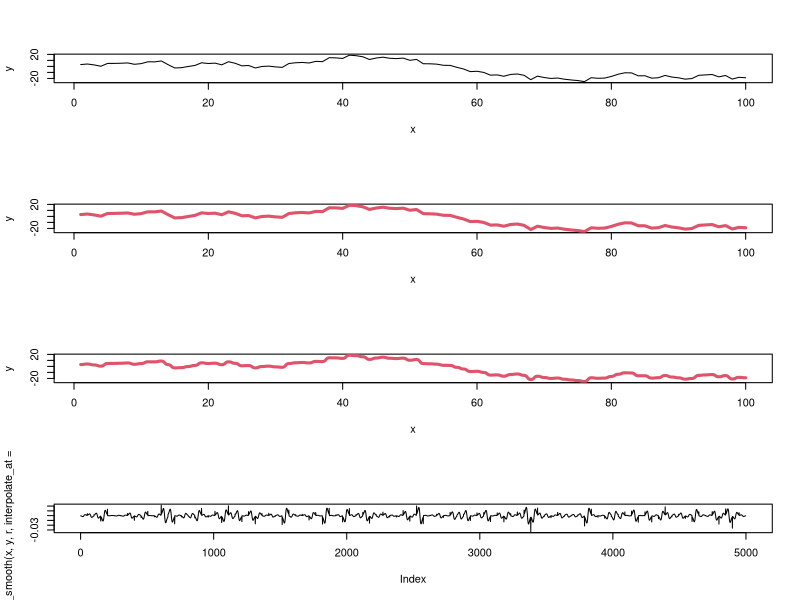

Recreate this plot in R.
n <- 1E2
x <- 1:n
interpolate_at <- seq(min(x), max(x), length.out = 5E3)
y <- cumsum(rnorm(n, mean = 0, sd = sqrt(1E3 / n)))
dexp_smooth <- function(x, y, r, reweight_trunc_tail = F, reweight_n_pts = F, fix_endpoints = F, interpolate_at = NA){
  
  nx <- length(x)
  if(is.na(interpolate_at[1])){
    n <- nx
    w <- t(sapply(1:(n-1), function(i) c(dexp((x[i] - x[0:(i-1)]), rate = r), dexp(0, rate = r), dexp(-(x[i] - x[(i+1):n]), rate = r))))
    w <- rbind(w, dexp(x[n] - x, rate = r))
  } else {
    n <- length(interpolate_at)
    w <- t(sapply(1:(n-1), function(i) c(dexp((interpolate_at[i] - x[x<=interpolate_at[i]]), rate = r), 
                                         dexp((x[x>interpolate_at[i]] - interpolate_at[i]), rate = r))))
    w <- rbind(w, dexp(x[nx] - x, rate = r))
  }
  # dim(w)
  # plot(w[2300,])
  # plot(w[2400,])
  # plot(w[2500,])
  # plot(w[2600,])
  
  if(reweight_trunc_tail){
    if(is.na(interpolate_at[1])){
      tw <- t(sapply(1:(n-1), function(i) c(pexp((x[i] - x[1]), rate = r), pexp(-(x[i] - x[n]), rate = r))))
    } else {
      tw <- t(sapply(1:(n-1), function(i) c(pexp((interpolate_at[i] - x[1]), rate = r), pexp(-(interpolate_at[i] - x[nx]), rate = r))))
    }
    tw[1,] <- tw[2,]
    tw <- rbind(tw, tw[n-1,])
    tw <- 1/tw
    if(is.na(interpolate_at[1])){
      tw <- t(sapply(1:n, function(ri) c(rep(tw[ri,1], ri), rep(1, n-ri)) * c(rep(1, ri), rep(tw[ri,2], n-ri)))) #eh let's give it to the nth pt too
    } else {
      tw <- t(sapply(1:n, function(ri) c(rep(tw[ri,1], sum(interpolate_at[ri] >= x)), rep(1, nx-sum(interpolate_at[ri] >= x))) * 
                                       c(rep(1, sum(interpolate_at[ri] >= x)), rep(tw[ri,2], nx-sum(interpolate_at[ri] >= x)))))
    }
    w <- t(sapply(1:n, function(ri) w[ri,] * tw[ri,]))
    
  }
  # dim(w)
  # plot(w[2300,])
  # plot(w[2400,])
  # plot(w[2500,])
  # plot(w[2600,])
  
  if(reweight_n_pts){
    if(is.na(interpolate_at[1])){
      tw <- cbind(0:(n-1), (n-1):0)
      tw <- 1/tw
    } else {
      tw <- sapply(1:n, function(i) sum(interpolate_at[i] >= x))
      tw <- cbind(tw, nx - tw)
    }
    mintw <- apply(tw, 1, min)
    tw[,1] <- tw[,1] / mintw 
    tw[,2] <- tw[,2] / mintw 
    
    tw[1,] <- tw[2,]; tw[n,] <- tw[n-1,]

    if(is.na(interpolate_at[1])){
      tw <- t(sapply(1:n, function(ri) c(rep(tw[ri,1], ri), rep(1, n-ri)) * c(rep(1, ri), rep(tw[ri,2], n-ri)))) #eh let's give it to the nth pt too
    } else {
      tw <- t(sapply(1:n, function(ri) c(rep(tw[ri,1], sum(interpolate_at[ri] >= x)), rep(1, nx-sum(interpolate_at[ri] >= x))) * 
                       c(rep(1, sum(interpolate_at[ri] >= x)), rep(tw[ri,2], nx-sum(interpolate_at[ri] >= x)))))
    }
    
    w <- t(sapply(1:n, function(ri) w[ri,] * tw[ri,]))
  }
  # dim(w)
  # plot(w[2300,])
  # plot(w[2400,])
  # plot(w[2500,])
  # plot(w[2600,])
  
  if(fix_endpoints){
    w[1,] <- c(1, rep(0,nx-1))
    w[n,] <- c(rep(0,nx-1), 1)
  }
  
  wy <- c(w %*% t(t(y)))
  wy <- wy / apply(w,1,sum)
  return(wy)
}

par(mfrow = c(4,1))

r = 4
plot(x, y, type = "l")
# lines(x, dexp_smooth(x, y, 0.1), type = "l", col = 2, lwd = 2)
plot(x, y, type = "l", col = "grey75")
lines(x, dexp_smooth(x, y, r, F,F,F), type = "l", col = 2, lwd = 3)

plot(x, y, type = "l", col = "grey75")
lines(interpolate_at, dexp_smooth(x, y, r, F,F,F, interpolate_at = interpolate_at), type = "l", col = 2, lwd = 3)
plot(-diff(diff(dexp_smooth(x, y, r, interpolate_at = interpolate_at))), type = "l")
